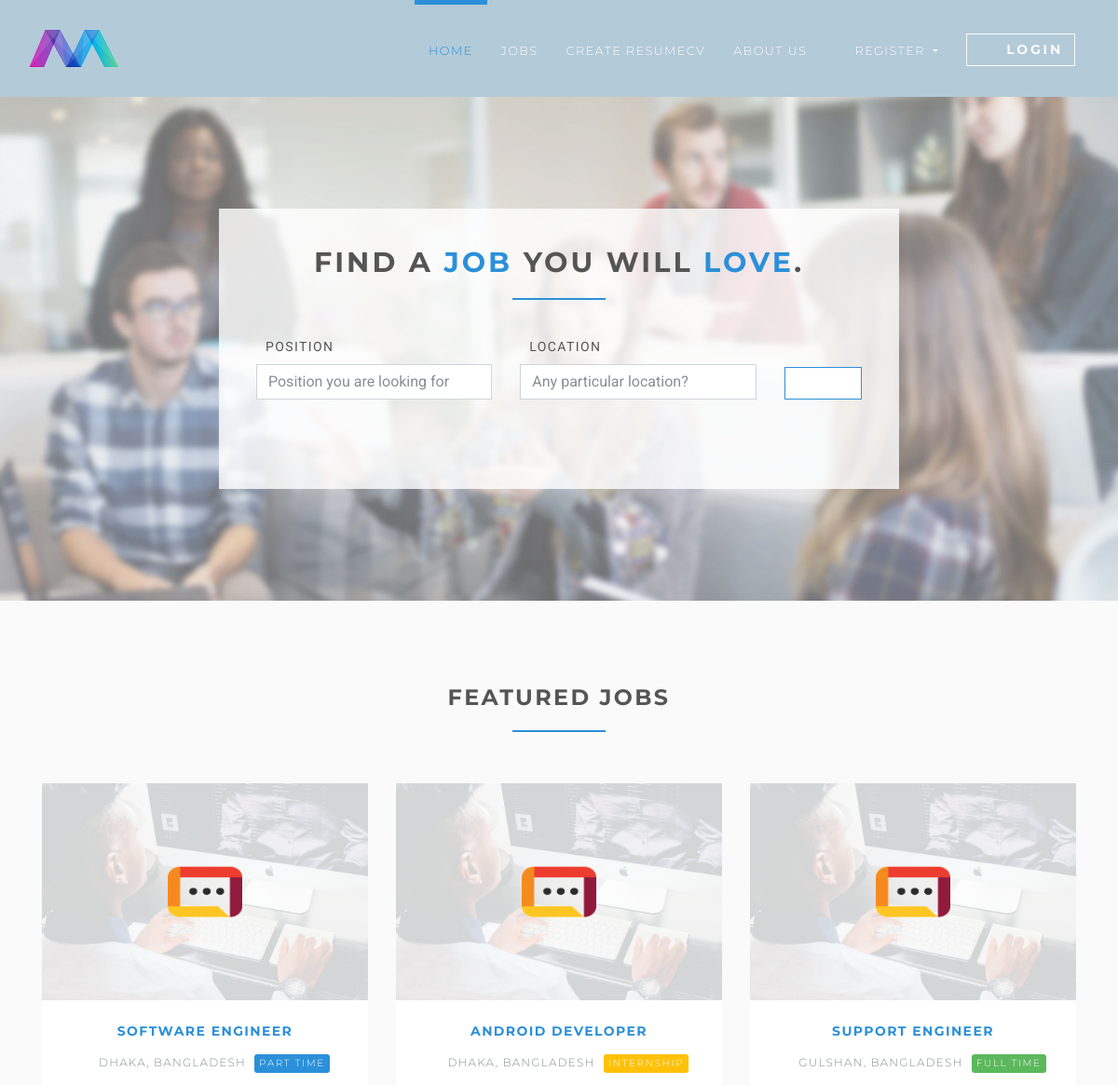
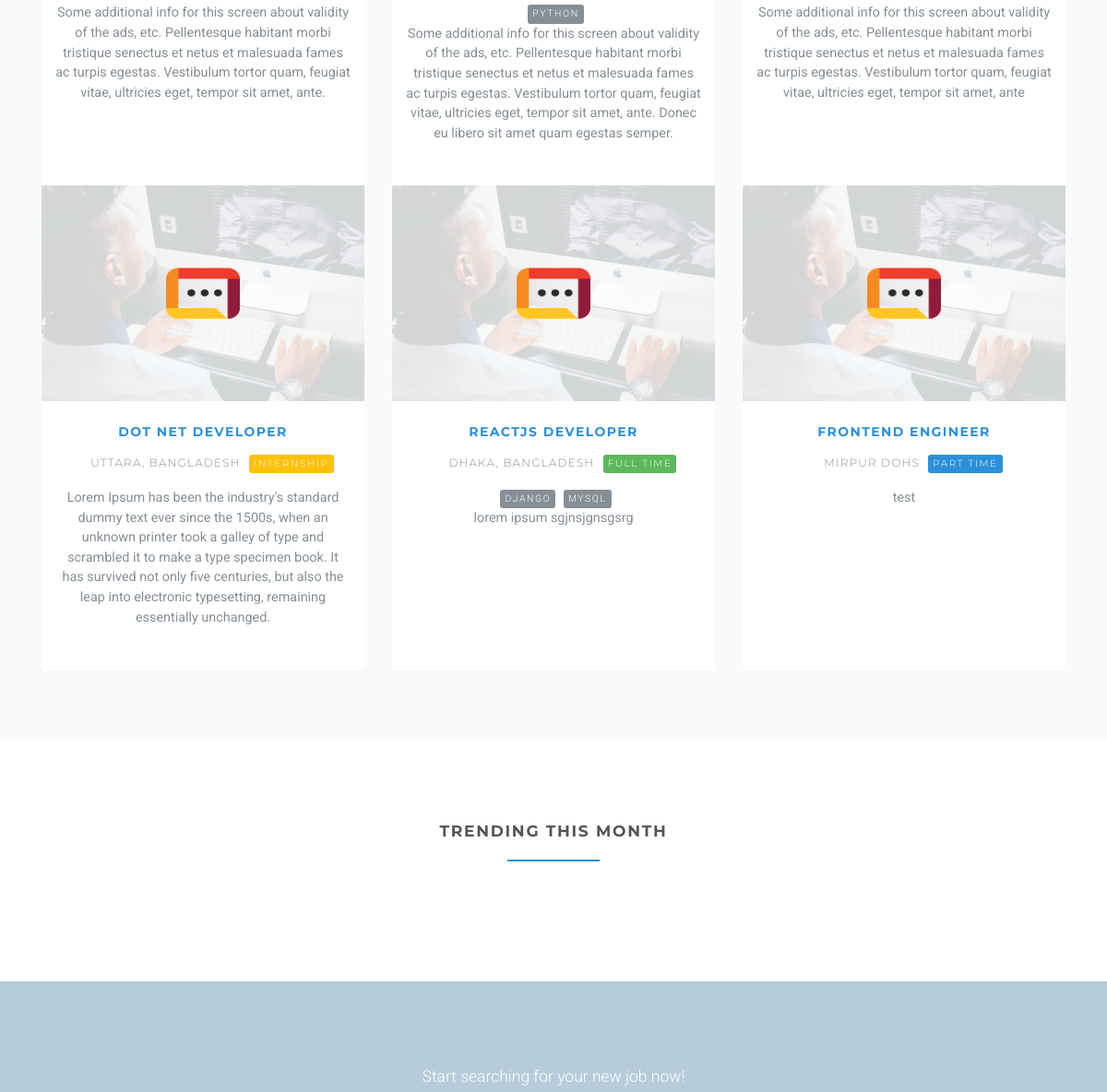
Before: /en/ (upper part) with the older database file (2 pictures, top to bottom).
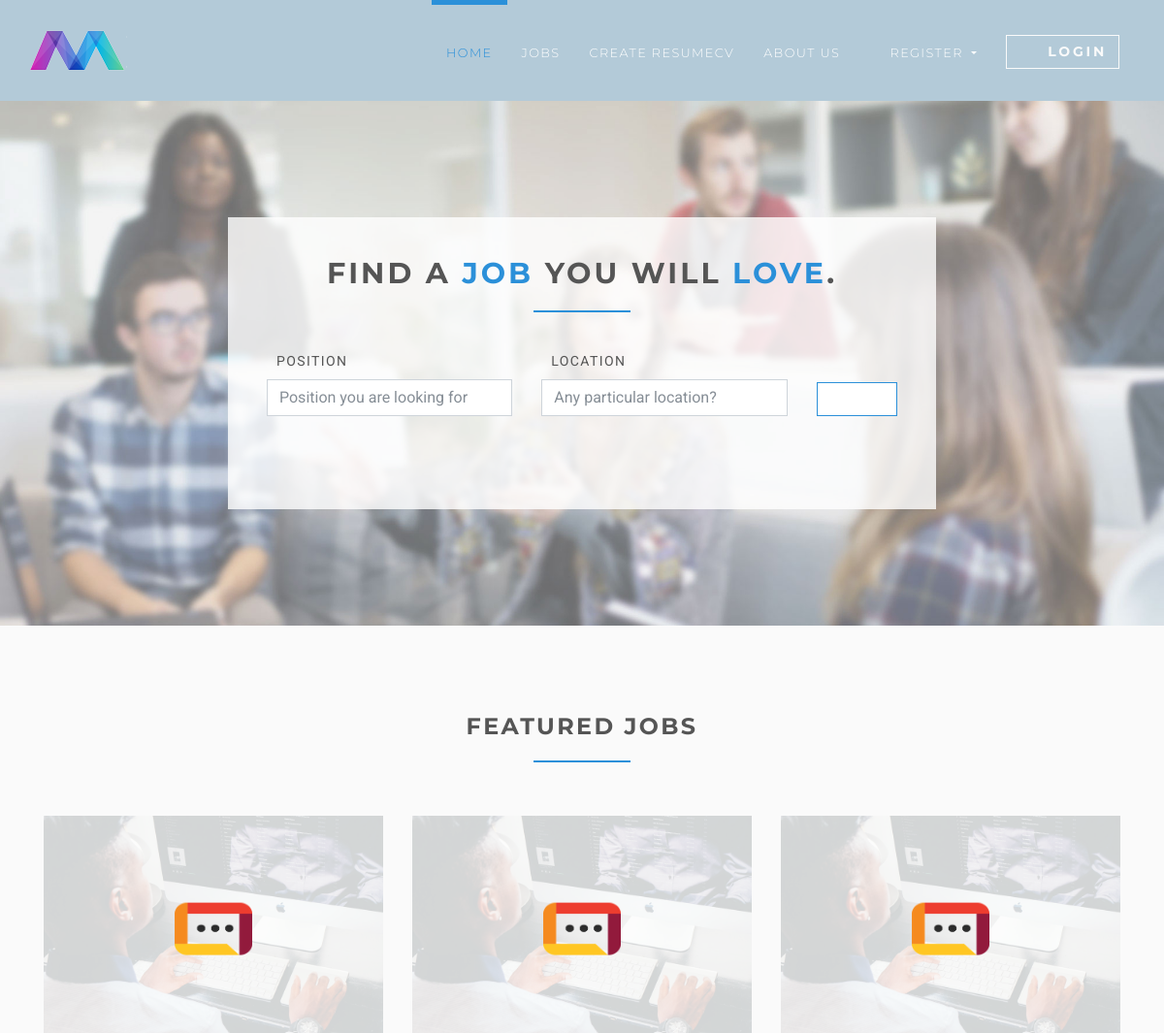
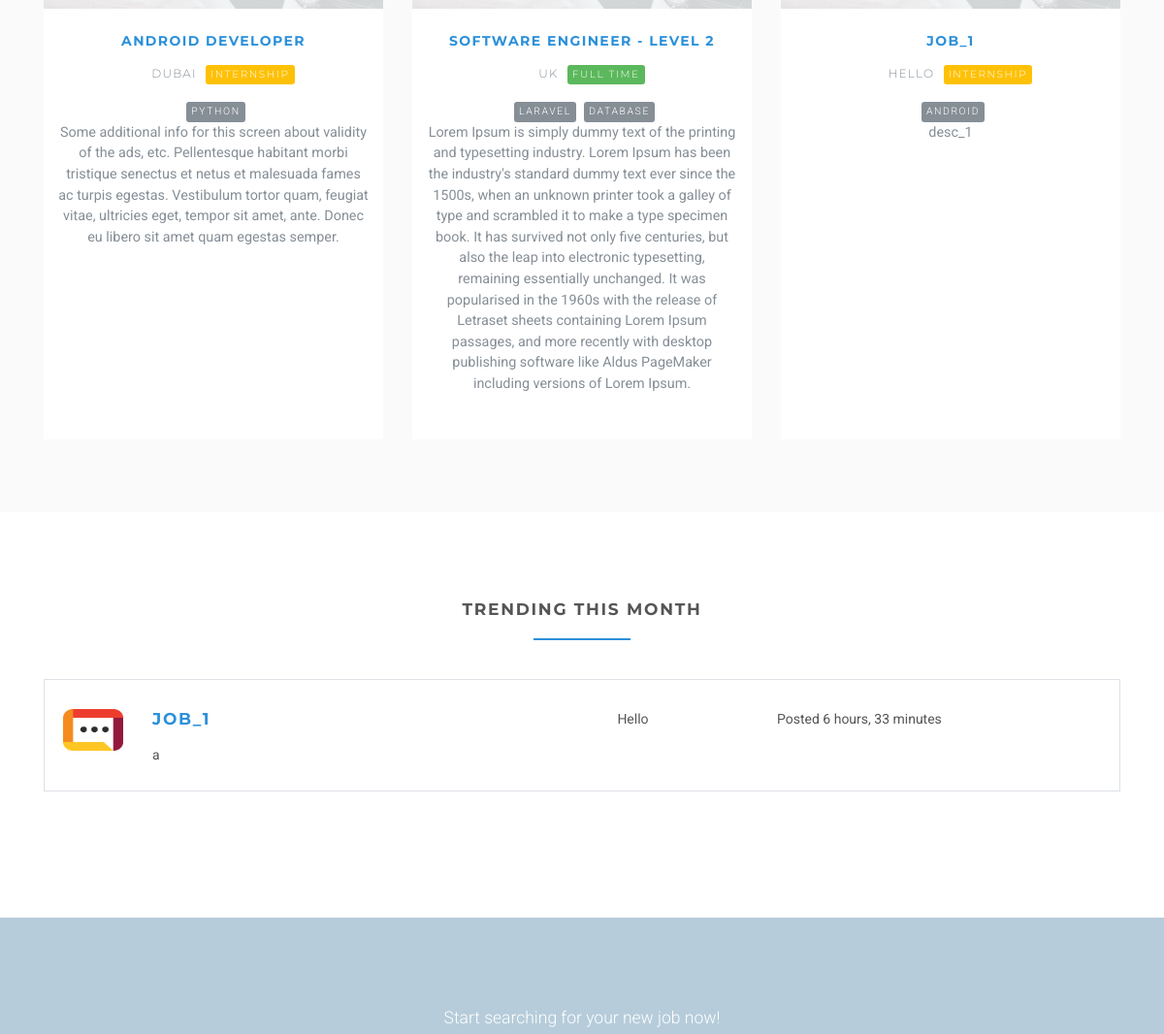
After: the same page with the newer database file (2 pictures, top to bottom).
### jobsapp/models.py (models this page shows, shortened)
class Job(models.Model):
    user = models.ForeignKey(User, on_delete=models.CASCADE)
    title = models.CharField(max_length=300)
    description = models.TextField()
    location = models.CharField(max_length=150)
    type = models.CharField(choices=JOB_TYPE, max_length=10)
    category = models.CharField(max_length=100)
    last_date = models.DateTimeField()
    company_name = models.CharField(max_length=100)
    company_description = models.CharField(max_length=300)
    website = models.CharField(max_length=100, default="")
    created_at = models.DateTimeField(default=timezone.now)
    filled = models.BooleanField(default=False)
    salary = models.IntegerField(default=0, blank=True)
    tags = models.ManyToManyField(Tag)
    objects = JobManager()
    class Meta:
        ordering = ["id"]

### tags/models.py (models this page shows, shortened)
class Tag(models.Model):
    name = models.CharField(max_length=100)

### jobsapp/views/home.py (the view)
# urls.py: path("", HomeView.as_view(), name="home"),
class HomeView(ListView):
    model = Job
    template_name = "home.html"
    context_object_name = "jobs"
    def get_queryset(self):
        return self.model.objects.unfilled()[:6]
    def get_context_data(self, **kwargs):
        context = super().get_context_data(**kwargs)
        context["trendings"] = self.model.objects.unfilled(created_at__month=timezone.now().month)[:3]
        return context

### jobsapp/manager.py (called while the page is built)
    def unfilled(self, *args, **kwargs):
        return self.filter(filled=False, *args, **kwargs)

### templates/home.html (shortened to what the changed rows need)
{% extends 'base.html' %}
{% load static %}
{% load i18n %}
{% block content %}
    <section class="job-form-section job-form-section--image">
        <div class="container">
            <div class="row">
                <div class="col-lg-8 mx-auto">
                    <div class="job-form-box">
                        <h2 class="heading">Find a <span class="accent">job</span> you will
                            <span class="accent">love</span>.
                        </h2>
                    </div>
                </div>
            </div>
        </div>
    </section>
    <section class="bg-light-gray">
        <div class="container">
            <div class="row featured align-items-stretch">
                {% for job in jobs %}
                    <div class="col-lg-4 mb-5 mb-lg-0">
                        <div class="box-image-text bg-visible full-height">
                            <div class="top">
                                <a href="#">
                                    <div class="image">
                                    </div>
                                    <div class="logo">
                                        <img src="{% static 'img/company-1.png' %}" alt="" style="max-width: 80px;">
                                    </div>
                                </a>
                            </div>
                            <div class="content">
                                <h5><a href="{% url 'jobs:jobs-detail' job.id %}">{{ job.title }}</a></h5>
                                <p class="featured__details"><i class="fa fa-map-marker job__location"></i>
                                    {{ job.location }}
                                    {% if job.type == '1' %}
                                        <span class="badge featured-badge badge-success">Full time</span>
                                    {% elif job.type == '2' %}
                                        <span class="badge featured-badge badge-primary">Part time</span>
                                    {% else %}
                                        <span style="color: #ffffff;" class="badge featured-badge badge-warning">Internship</span>
                                    {% endif %}
                                </p>
                                {% for tag in job.tags.all %}
                                    <span style="color: #ffffff;"
                                          class="badge featured-badge badge-secondary">{{ tag.name }}</span>
                                {% endfor %}
                                <p>{{ job.description }}</p>
                            </div>
                        </div>
                    </div>
                {% endfor %}
            </div>
        </div>
    </section>
    <section>
        <div class="container">
            {% for trending in trendings %}
                <div class="job-listing  job-listing--last">
                    <div class="row">
                        <div class="col-md-12 col-lg-6">
                            <div class="row">
                                <div class="col-2">
                                    <img src="{% static 'img/company-1.png' %}"
                                         alt="ShareBoardd " class="img-fluid">
                                </div>
                                <div class="col-10">
                                    <h4 class="job__title">
                                        <a href="{% url 'jobs:jobs-detail' trending.id %}">{{ trending.title }}</a>
                                    </h4>
                                    <p class="job__company">
                                        {{ trending.company_name }}
                                    </p>
                                </div>
                            </div>
                        </div>
                        <div class="col-10 col-md-3 col-lg-2 ml-auto"><i class="fa fa-map-marker job__location"></i>
                            {{ trending.location }}
                        </div>
                        <div class="col-10 col-md-3 col-lg-3 ml-auto">
                            <p>Posted {{ trending.created_at|timesince }}</p>
                        </div>
                        <div class="col-sm-12 col-md-2 col-lg-1">
                            <div class="job__star">
                                <a href="#" data-toggle="tooltip" data-placement="top"
                                   title="Save to favourites" class="job__star__link">
                                    <i class="fa fa-star"></i>
                                </a>
                            </div>
                        </div>
                    </div>
                </div>
            {% endfor %}
        </div>
    </section>
{% endblock %}

Changed rows visible on the page:
removed Job: title "SOFTWARE ENGINEER", location "DHAKA, BANGLADESH", type "PART TIME", description "Some additional info for this screen about validity of the ads, etc. Pellentesque habitant morbi tristique senectus et netus et malesuada fames ac turpis egestas. Vestibulum tortor quam, feugiat vitae, ultricies eget, tempor sit amet, ante.", shown under "FEATURED JOBS"
removed Job: title "SUPPORT ENGINEER", location "GULSHAN, BANGLADESH", type "FULL TIME", description "Some additional info for this screen about validity of the ads, etc. Pellentesque habitant morbi tristique senectus et netus et malesuada fames ac turpis egestas. Vestibulum tortor quam, feugiat vitae, ultricies eget, tempor sit amet, ante", shown under "FEATURED JOBS"
removed Job: title "DOT NET DEVELOPER", location "UTTARA, BANGLADESH", type "INTERNSHIP", description "Lorem Ipsum has been the industry's standard dummy text ever since the 1500s, when an unknown printer took a galley of type and scrambled it to make a type specimen book. It has survived not only five centuries, but also the leap into electronic typesetting, remaining essentially unchanged.", shown under "FEATURED JOBS"
removed Job: title "REACTJS DEVELOPER", location "DHAKA, BANGLADESH", type "FULL TIME", description "lorem ipsum sgjnsjgnsgsrg", shown under "FEATURED JOBS"
no longer on this page (row unchanged): Tag: name "DJANGO", shown under "REACTJS DEVELOPER"
no longer on this page (row unchanged): Tag: name "MYSQL", shown under "REACTJS DEVELOPER"
removed Job: title "FRONTEND ENGINEER", location "MIRPUR DOHS", type "PART TIME", description "test", shown under "FEATURED JOBS"
changed Job "ANDROID DEVELOPER": location "DHAKA, BANGLADESH" → "DUBAI"
now on this page (row unchanged): Job: title "SOFTWARE ENGINEER - LEVEL 2", location "UK", type "FULL TIME", description "Lorem Ipsum is simply dummy text of the printing and typesetting industry. Lorem Ipsum has been the industry's standard dummy text ever since the 1500s, when an unknown printer took a galley of type and scrambled it to make a type specimen book. It has survived not only five centuries, but also the leap into electronic typesetting, remaining essentially unchanged. It was popularised in the 1960s with the release of Letraset sheets containing Lorem Ipsum passages, and more recently with desktop publishing software like Aldus PageMaker including versions of Lorem Ipsum.", shown under "FEATURED JOBS"
now on this page (row unchanged): Tag: name "LARAVEL", shown under "SOFTWARE ENGINEER - LEVEL 2"
now on this page (row unchanged): Tag: name "DATABASE", shown under "SOFTWARE ENGINEER - LEVEL 2"
added Job: title "JOB_1", location "HELLO", type "INTERNSHIP", description "desc_1", company_name "a", location "Hello", created_at "6 hours, 33 minutes"
now on this page (row unchanged): Tag: name "ANDROID", shown under "JOB_1"
